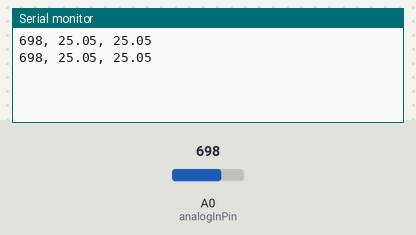
Simulated run of this sketch. Board: Arduino Uno, built with avr-gcc and run on an emulated ATmega328P. Shown: the last lines printed to the serial monitor. Inputs (shaded band) come from the test bench; at power-on: A0 (analogInPin) = 698.

Above: at 1.2 s.
1.3 s: A0 (analogInPin) set to 753
At 2.6 s:
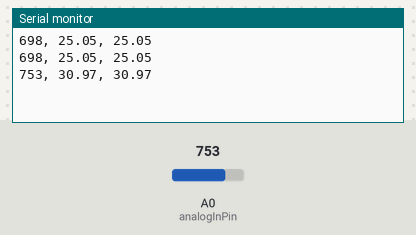
2.8 s: A0 (analogInPin) set to 802
At 3.8 s:
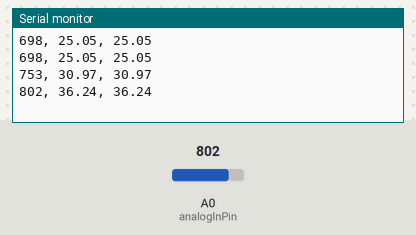
Timing chart, 0 to 5.8 s (numbered marks = the images above; inputs shaded):
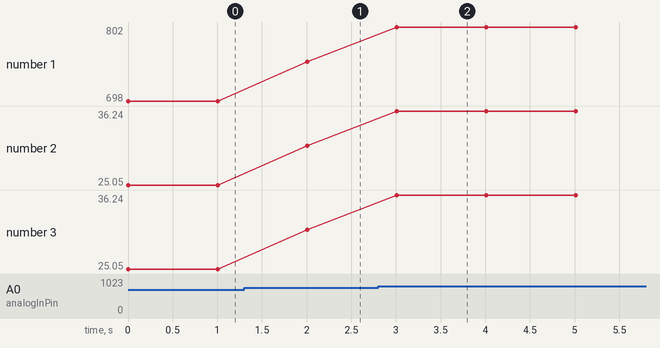

Measured:
- after the input at 1.3 s, the serial monitor: prints a new line after 0.71 s (image 1)
- after the input at 2.8 s, the serial monitor: prints a new line after 0.21 s (image 2)
- plotted number 1: 698 → 753 after the input at 1.3 s, 753 → 802 after the input at 2.8 s
- plotted number 2: 25.05 → 30.97 after the input at 1.3 s, 30.97 → 36.24 after the input at 2.8 s
- plotted number 3: 25.05 → 30.97 after the input at 1.3 s, 30.97 → 36.24 after the input at 2.8 s

The sketch:

temperature.ino
```cpp
/* Kerry Li
 * Lab Section B
 * kerryli@wustl.edu
 * CSE 132 Lab 1
 *
 * temperature
 *
 * read temperature from TMP36 sensor every second
 *
 */
const int analogInPin = A0;  // Analog input pin
const int filterSize = 10;

void setup() {
  analogReference(INTERNAL);
  Serial.begin(115200);
}

void loop() {
  int totalCounts = 0;
  int avgCounts = 0;
  int lastCount = 0;
  float avgTemp = 0;
  float lastTemp = 0;

  for(int i = 0; i < filterSize; i++) {
    if(i == filterSize - 1) {
      lastCount = analogRead(analogInPin);
      totalCounts += lastCount;
    }
    else {
      totalCounts += analogRead(analogInPin);
    }
  }

  avgCounts = totalCounts/filterSize;
  avgTemp = (float)avgCounts*100*1.1/1023 - 50;
  lastTemp = (float)lastCount*100*1.1/1023 - 50;

  /*Serial.print("Average Counts: ");
  Serial.println(avgCounts);

  Serial.print("Avg Temp: ");
  Serial.println(avgTemp);

  Serial.print("Last read count: ");
  Serial.println(lastCount);

  Serial.print("Last read temp: ");
  Serial.println(lastTemp);*/

  Serial.print(lastCount);
  Serial.print(", ");
  Serial.print(lastTemp);
  Serial.print(", ");
  Serial.print(avgTemp);

  Serial.println();

  delay(1000);
}
```
